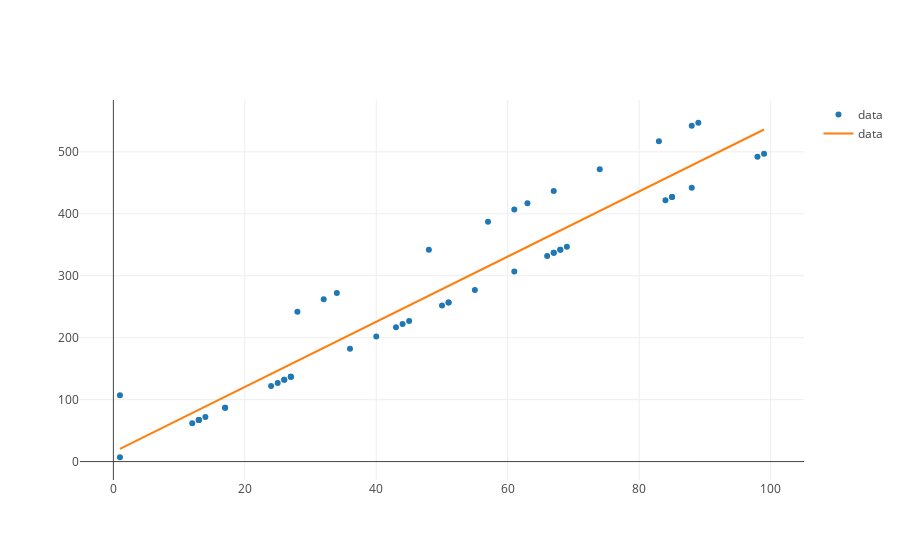

Source (notebook cell):
### Code cell
from graph import trace_values, plot
data_trace = trace_values(temps.flatten(),customers)
predictions_trace = trace_values(temps.flatten(),predictions, mode = 'lines')
plot([data_trace, predictions_trace])

### Figure 1 — Plotly figure (JSON) as saved in the notebook; plotly's stock layout.template omitted (floating-point values rounded to 4 significant figures)
{"data": [{"mode": "markers", "name": "data", "text": [], "type": "scatter", "uid": "0bdca9b9-a06e-4912-814f-1a0fa5ae28a9", "x": [32, 63, 51, 89, 17, 99, 74, 43, 13, 84, 45, 57, 85, 1, 67, 50, 67, 13, 26, 66, 67, 88, 61, 68, 25, 85, 51, 55, 14, 13, 28, 69, 48, 88, 27, 34, 17, 1, 36, 26, 61, 27, 40, 12, 98, 24, 27, 83, 44, 68], "y": [262, 417, 257, 547, 87, 497, 472, 217, 67, 422, 227, 387, 427, 7, 437, 252, 337, 67, 132, 332, 337, 542, 307, 342, 127, 427, 257, 277, 72, 67, 242, 347, 342, 442, 137, 272, 87, 107, 182, 132, 407, 137, 202, 62, 492, 122, 137, 517, 222, 342]}, {"mode": "lines", "name": "data", "text": [], "type": "scatter", "uid": "90501f27-2b35-4a4a-94e7-ae85be38ba24", "x": [32, 63, 51, 89, 17, 99, 74, 43, 13, 84, 45, 57, 85, 1, 67, 50, 67, 13, 26, 66, 67, 88, 61, 68, 25, 85, 51, 55, 14, 13, 28, 69, 48, 88, 27, 34, 17, 1, 36, 26, 61, 27, 40, 12, 98, 24, 27, 83, 44, 68], "y": [183.7, 346.8, 283.6, 483.5, 104.8, 536.1, 404.6, 241.6, 83.78, 457.2, 252.1, 315.2, 462.5, 20.67, 367.8, 278.4, 367.8, 83.78, 152.2, 362.5, 367.8, 478.2, 336.2, 373.0, 146.9, 462.5, 283.6, 304.7, 89.04, 83.78, 162.7, 378.3, 267.9, 478.2, 157.4, 194.2, 104.8, 20.67, 204.7, 152.2, 336.2, 157.4, 225.8, 78.52, 530.8, 141.6, 157.4, 451.9, 246.8, 373.0]}], "layout": {"autosize": true, "xaxis": {"autorange": true, "range": [-5.571, 105.6], "type": "linear"}, "yaxis": {"autorange": true, "range": [-32.55, 586.6], "type": "linear"}}}
